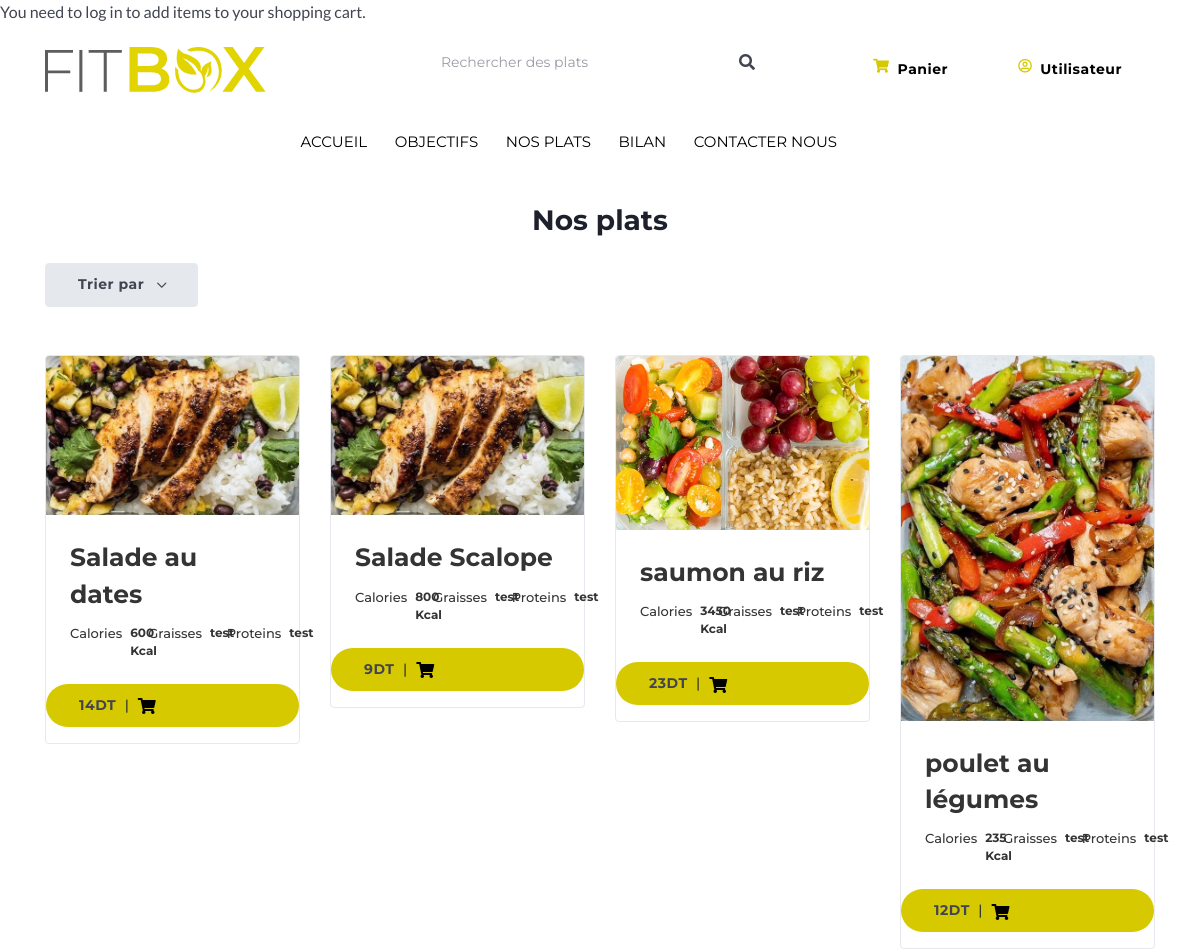
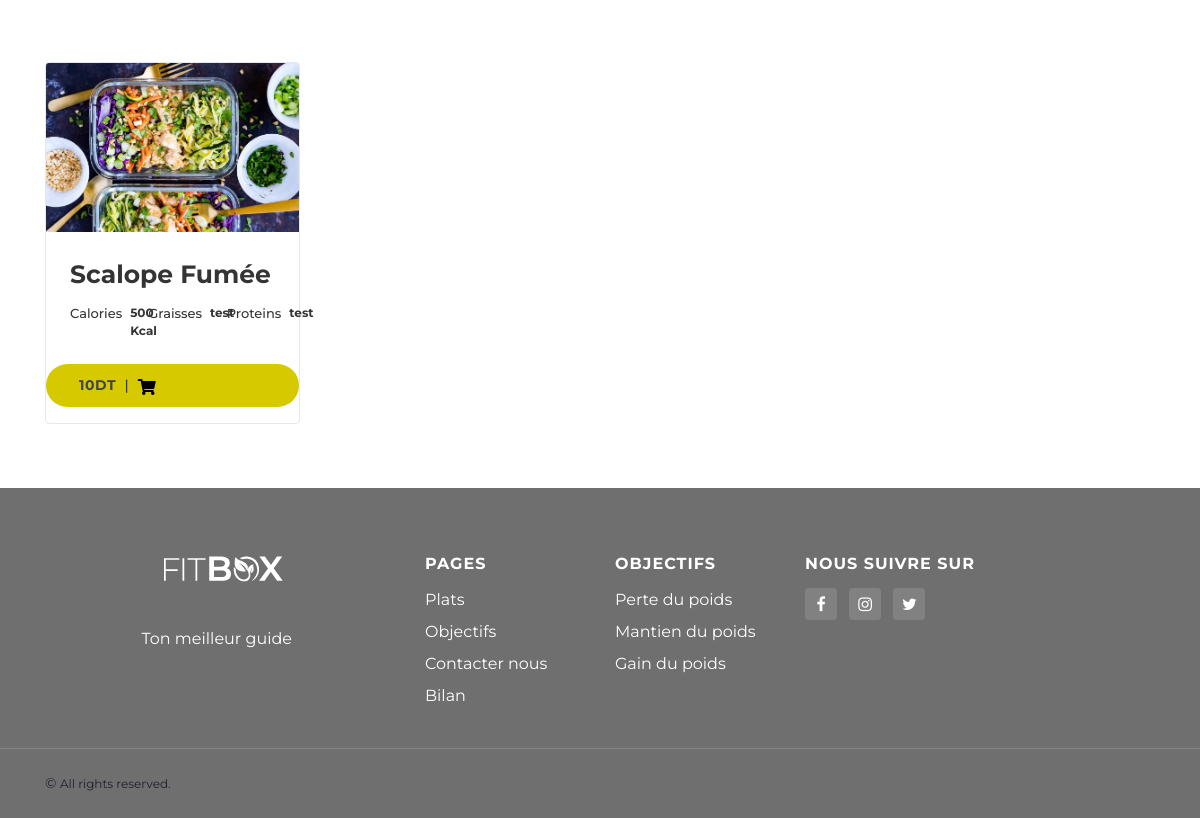
The app's page /nosplats.php with its own data (2 pictures, top to bottom).
### tables this page shows
CREATE TABLE `plat` (
  `id_plat` int(11) NOT NULL,
  `nomplat` varchar(20) DEFAULT NULL,
  `prix` int(6) DEFAULT NULL,
  `nbr_calories` int(6) DEFAULT NULL,
  `ingredients` varchar(200) DEFAULT NULL,
  `graisse` int(20) DEFAULT NULL,
  `proteine` int(20) DEFAULT NULL,
  `id_cat` int(11) NOT NULL,
  `image` varchar(500) DEFAULT NULL
);

### nosplats.php (the view, shortened to what this page needs)
<!DOCTYPE html>
<html lang="en">
<head>
    <link rel="stylesheet" href="https://cdnjs.cloudflare.com/ajax/libs/twitter-bootstrap/4.5.3/css/bootstrap.min.css">
    <link rel="stylesheet" href="https://cdnjs.cloudflare.com/ajax/libs/font-awesome/5.15.1/css/all.min.css">
    <link rel="stylesheet" href="css/style.css">
</head>
<body>
    <div class="container">
        <div class="row mt-3 align-items-center">
            <div class="col-4"><a href="homepage.html"><img src="img/logo.png" class="logo img-fluid" alt=""></a> </div>
            <div class="searchbox col-4">
                <form class="d-flex">
                    <input class="form-control border-0 search rounded-pill" type="search" placeholder="Rechercher des plats" aria-label="Search">
                    <div class="search-icon">
                        <span>
                            <i class="fas fa-search"></i>
                        </span>
                    </div>
                </form>
            </div>
            <div class="col-4 text-right">
                <button class="btn btn-group">
                    <span><i class="fas fa-shopping-cart a"></i></span>
                    <a href="panier.php" style="text-decoration: none; color: black;">
                        <span class="d-sm-block d-none ml-2 ">Panier</span>
                    </a>
                </button>
                <button class="btn btn-group">
                    <span><i class="far fa-user-circle"></i></span>
                    <a href="mon-compte.php" style="text-decoration: none; color: black;">
                        <span class="d-sm-block d-none ml-2">Utilisateur</span>
                    </a>
                </button>
            </div>
        </div>
        <div class="row">
            <div class="col-12 col-sm-12 justify-content-sm-center d-flex mt-2">
                <nav class="navbar navbar-expand-sm ">
                    <div class="collapse navbar-collapse" id="menu">
                        <ul class="navbar-nav ">
                            <li class="nav-item">
                                <a href="index.php" class="nav-link">ACCUEIL</a>
                            </li>
                            <li class="nav-item">
                                <a href="objectifs.php" class="nav-link">OBJECTIFS</a>
                            </li>
                            <li class="nav-item">
                                <a href="nosplats.php" class="nav-link">NOS PLATS</a>
                            </li>
                            <li class="nav-item">
                                <a href="bilaninfo.php" class="nav-link">BILAN</a>
                            </li>
                            <li class="nav-item">
                                <a href="contact.php" class="nav-link">CONTACTER NOUS</a>
                            </li>
                        </ul>
                    </div>
            </div>
        </div>
        <h3 class="text-center my-4">Nos plats</h3>
        <div class="dropdown">
            <button class="btn btn-secondary dropdown-toggle" type="button" id="dropdownMenu2" data-toggle="dropdown" aria-haspopup="true" aria-expanded="false">
                Trier par
            </button>
        </div>
        <div class="mt-5">
            <?php
            include("connect.php");
            $sql = "SELECT * from plat";
            $result2 = mysqli_query($con, $sql);
            echo " <div class=\"row\">";
            while ($ligne2 = mysqli_fetch_array($result2)) {  ?>
                <div class="card-group col-lg-3 col-md-6 col-sm-12 mb-5 ">
                    <form method="POST" action="nosplats.php?action=add&id=<?php echo $ligne2['id_plat'] ?>">
                        <div class="card">
                            <img class="card-img-top get_id" src="<?php echo $ligne2['image'] ?>" alt="Card image cap" data-toggle='modal' data-target='#modalContactForm<?php echo $ligne2['id_plat'] ?>'>
                            <div class="card-body">
                                <h5 class="card-title nomplat"><?php echo $ligne2['nomplat'] ?></h5>
                                <div class="row">
                                    <div class="btn-group info col-4 ">
                                        <span class="infotext mr-2">Calories</span>
                                        <span class="nbrcalorie"><?php echo $ligne2['nbr_calories'] ?> Kcal</span>
                                    </div>
                                    <div class="btn-group info col-4">
                                        <span class="infotext mr-2">Graisses</span>
                                        <span class="nbrcalorie">test</span>
                                    </div>
                                    <div class="btn-group info col-4 ">
                                        <span class="infotext mr-2">Proteins</span>
                                        <span class="nbrcalorie">test</span>
                                    </div>
                                </div>
                            </div>
                            <div class="input-group rounded-pill mb-3 commanderbtn">
                                <button type="submit" name="add_to_cart" class="btn">
                                    <span class="mr-1"><?php echo $ligne2['prix'] ?>DT</span>
                                    <span class="mr-1 line">|</span>
                                    <i class="fas fa-shopping-cart"></i>
                                </button>
                            </div>
                        </div>
                    </form>
                </div>
            <?php
            }
            echo "</div>";
            ?>
        </div>
    </div>
    <link rel="stylesheet" media="screen" href="css/style.css"/>
    <link rel="stylesheet" href="https://cdnjs.cloudflare.com/ajax/libs/font-awesome/4.7.0/css/font-awesome.min.css">
    <link rel="stylesheet" media="screen" href="css/bootstrap.css">
    <footer class="cs-footer pt-sm-5 pt-4">
      <div class="container pt-3">
        <div class="row pb-sm-2">
        <div class="col-lg-4  col-md-3 d-inline-flex col-xl-3 mb-4 justify-content-center">
        <img src="img/logoblan.png" alt="" class="img-fluid">
            <div class="d-flex flex-wrap flex-sm-nowrap">
            <p class="justify-left">Ton meilleur guide </p>
            </div>
          </div>
          <div class="col-6 col-sm-3  col-md-3 col-lg-2 mb-4 ">
            <h3 class="h6 mb-2 pb-1 text-uppercase text-light">Pages</h3>
            <ul class="nav nav-light flex-column">
              <li class="nav-item mb-2">
                <a href="nosplats.php" class="nav-link mr-lg-0 mr-sm-4 p-0 font-weight-normal">Plats</a>
              </li>
              <li class="nav-item mb-2">
                <a href="objectifs.php" class="nav-link mr-lg-0 mr-sm-4 p-0 font-weight-normal">Objectifs</a>
              </li>
              <li class="nav-item mb-2">
                <a href="contact.php" class="nav-link mr-lg-0 mr-sm-4 p-0 font-weight-normal">Contacter nous</a>
              </li>
              <li class="nav-item mb-2">
                <a href="bilaninfo.php" class="nav-link mr-lg-0 mr-sm-4 p-0 font-weight-normal">Bilan</a>
              </li>
            </ul>
          </div>
          <div class="col-6 col-sm-3  col-md-3 col-lg-2 col-xl-3 mb-4">
            <h3 class="h6 mb-2 pb-1 text-uppercase text-light pl-xl-6">Objectifs</h3>
            <ul class="nav nav-light flex-column pl-xl-6">
              <li class="nav-item mb-2">
                <a href="#" class="nav-link mr-lg-0 mr-sm-4 p-0 font-weight-normal">Perte du poids</a>
              </li>
              <li class="nav-item mb-2">
                <a href="#" class="nav-link mr-lg-0 mr-sm-4 p-0 font-weight-normal">Mantien du poids</a>
              </li>
              <li class="nav-item mb-2">
                <a href="#" class="nav-link mr-lg-0 mr-sm-4 p-0 font-weight-normal">Gain du poids</a>
              </li>
            </ul>
          </div>
          <div class="col-sm-6 col-lg-3  col-md-3 pb-2 pb-lg-0 mb-4">
            <h3 class="h6 mb-2 pb-1 text-uppercase text-light">Nous suivre sur</h3>
            <a href="#" class="social-btn sb-solid sb-light mr-2">
            <i class="fa fa-facebook"></i>
            </a>
            <a href="#" class="social-btn sb-solid sb-light mr-2">
            <i class="fa fa-instagram"></i>
            </a>
            <a href="#" class="social-btn sb-solid sb-light mr-2">
            <i class="fa fa-twitter"></i>
            </a>
          </div>
        </div>
         </div>
      <div class="border-top border-light">
        <div class="container py-4">
          <div class="font-size-xs text-dark">
            <span class="font-size-sm">&copy; </span>
            All rights reserved.
          </div>
        </div>
      </div>
    </footer>
</body>
</html>

### css/style.css (style rules this page uses)
* { font-family: 'Montserrat', sans-serif; }
.logo { height: 30px; }
.search { background-color: #F0F2F5; color: #707070; }
.searchbox { align-items: center; }
.search-icon { position: absolute; right: 20px; }
.searchbox form { align-items: center; position: relative; }
.fa-shopping-cart { color:#D6C900; }
.fa-user-circle { color:#D6C900; }
.navbar-nav a { color: black; font-size: 15px; }
h3 { font-family: 'Montserrat', sans-serif; font-weight:700; font-size: 30px; }
.info { display: inline-grid; }
.infotext { color: #343434; font-weight:500; font-size: 13px; }
.nbrcalorie { color: #343434; font-weight:700; font-size: 12px; }
.nomplat { color: #343434; font-weight:700; font-size: 25px; }
.commanderbtn { display: block; text-align: center; margin: auto; background-color: #D6C900; width:50%; }
.commanderbtn .fa-shopping-cart { color: black; }
.line { color: #343434; font-weight: 500; }
footer { background-color:#C6C6C6; width: 100%; }

### nosplats.php (style rules this page uses)
a { color:white; }
footer { color:white; background-color:#706F6F; }
.nav-light .nav-link { color: white !important; }
.d-inline-flex { display: grid !important; }
* { font-family: 'Montserrat', sans-serif; }

### records on screen
plat: image (picture), nomplat "Salade au dates", nbr_calories "600", prix "14"
plat: image (picture), nomplat "Salade Scalope", nbr_calories "800", prix "9"
plat: image (picture), nomplat "saumon au riz", nbr_calories "3450", prix "23"
plat: image (picture), nomplat "poulet au légumes", nbr_calories "235", prix "12"
plat: image (picture), nomplat "Scalope Fumée", nbr_calories "500", prix "10"
